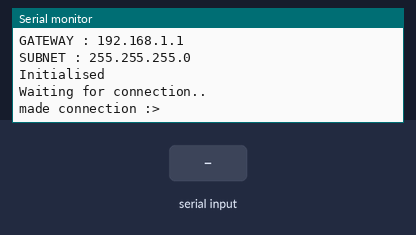
The sketch below on a simulated Arduino Leonardo, built with avr-gcc and run on an emulated ATmega32U4. Parts: the last lines printed to the serial monitor. Inputs (shaded band) come from the test bench. WiFi joins after 1.5 s; servers stay silent unless stated; uploads are accepted with an empty reply.

Above: at 1.4 s.
1.5 s: "1" received over the second serial link
At 2.3 s:
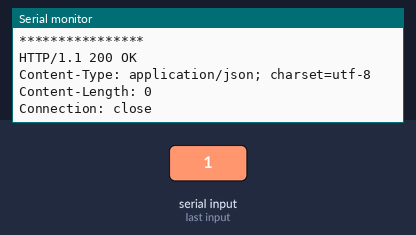
3.0 s: "0" received over the second serial link
At 3.21 s:
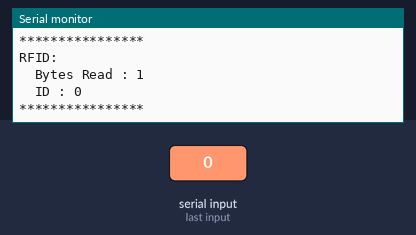
4.5 s: "2" received over the second serial link
At 4.71 s:
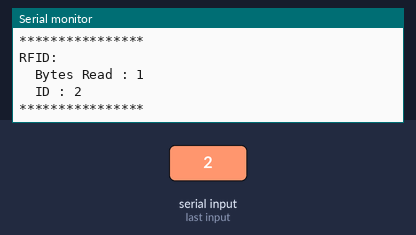

Measured:
- after the input at 1.5 s, the serial monitor: prints a new line at once (image 1)
- after the input at 3.0 s, the serial monitor: prints a new line at once (image 2)
- after the input at 4.5 s, the serial monitor: prints a new line at once (image 3)

The sketch:

accessControl_AR.ino
```cpp
#include <SD.h>

#include <GSM.h>
#include <LiquidCrystal.h>
#include <SPI.h>
#include <Ethernet.h>


/*
 * accessControl_AR.ino
 *
 * Created: 5/8/2015 5:20:20 AM
 * Author: Ajinkya
 */
#include "RFID.h"
#include "wiznet.h"


wiznet ether;
EthernetClient client;
void setup()
{

	  /* add setup code here, setup code runs once when the processor starts */
	  Serial.begin(9600);
	  RFID::init();
	  ether.init();

	   Serial.println("Initialised");
	 // RFID::init();d
	 Serial.println("Waiting for connection..");
	 while(client.connect("10.3.192.78",8080)!=1);
	 Serial.println("made connection :>");
	 client.stop();

}
RFID::id rfid;
void loop()
{
		//wait for first connection  is made :>
		//loop {
		//if rfid is read , transmit a request;
		//		if connection  problem print :connection problem
		//look for response while client is connected.
		//print response	}

		RFID::getID(rfid);
		if(rfid.isValid==true)
		{
			String data="id="+String(rfid.buf);
			client.connect("10.3.192.78",8080);
			client.print("GET /usingphp.php?");client.print(data);client.println(" HTTP/1.1");
			client.println("Host: 10.3.192.78");
			client.println("Connection: close");
			client.println();
			while(client.connected())
			{
				if(client.available())
				{
					Serial.print((char)(client.read()));
				}
			}
			client.stop();
		}
		else
		{
			//Serial.println("rfid data not read");
		}
}
```

RFID.cpp
```cpp
/*
 * RFID.cpp
 *
 * Created: 08-05-2015 05:59:03 AM
 *  Author: Ajinkya
 */

#ifndef  RFID_CPP_
#define  RFID_CPP_


#include "RFID.h"

bool RFID::init(void)
{

	return true;	//no initialisation sequence for RFID

}

bool RFID::getID(id& rfid)
{
	Serial1.begin(9600);
	Serial1.setTimeout(20);	//set  delay between timeout
	int bytesRead=Serial1.readBytes(rfid.buf,12);
	rfid.buf[13]=0;	//append 0 for string

	if(bytesRead>0)
	{
		rfid.isValid=true;
		Serial.println("****************");
		Serial.println("RFID: ");
		Serial.print("\tBytes Read : ");Serial.println(bytesRead);
		Serial.print("\tID : ");Serial.println(rfid.buf);
		Serial.println("****************");
		return true;
	}
	else
	{
		rfid.isValid=false;
		//Serial.println("rfid Read Timeout");
		return false;
	}

}


#endif
```

RFID.h
```cpp
/*
 * RFID.h
 *
 * Created: 08-05-2015 05:58:32 AM
 *  Author: Ajinkya
 */

#include <arduino.h>
#ifndef RFID_H_
#define RFID_H_
//uses Serial1
namespace RFID{
	struct id{
		char buf[13];
		bool isValid;
		};
	bool init(void);
	bool getID(id& rfid);

};


#endif /* RFID_H_ */
```

SIM.cpp
```cpp
/*
 * SIM.cpp
 *
 * Created: 08-05-2015 05:05:01 PM
 *  Author: Ajinkya
 */
#ifndef SIM_CPP_
#define SIM_CPP_

#include "SIM.h"

#endif
```

SIM.h
```cpp
/*
 * SIM.h
 *
 * Created: 08-05-2015 05:04:50 PM
 *  Author: Ajinkya
 */


#ifndef SIM_H_
#define SIM_H_
#include <GSM.h>
namespace SIM{
	bool init(void);
};


#endif /* SIM_H_ */
```

memory.cpp
```cpp
/*
 * memory.cpp
 *
 * Created: 11-05-2015 10:44:22 PM
 *  Author: Ajinkya
 */
#ifndef MEMORY_CPP
#define MEMORY_CPP


#endif
```

wiznet.cpp
```cpp
/*
 * wiznet.cpp
 *
 * Created: 08-05-2015 03:00:04 PM
 *  Author: Ajinkya
 */

#ifndef WIZNET_CPP_
#define WIZNET_CPP_

#include "wiznet.h"
//*******************************************
//modify the Following accordingly:

/*MAC ADDRESS OF THE ETHERNET SHIELD*/
byte mac[]={0xDE, 0xAD, 0xBE, 0xEF, 0xFE, 0xED };

/*IP Address of this Device : Default IP Address if DHCP Fails */
IPAddress ip(10,3,192,177);

/*DNS Server, Gateway, Subnet Mask */
IPAddress dnsip(10,200,1,11);
IPAddress gateway(10,3,200,250);
IPAddress subnet(255,255,224,0);

//ethernet client
///EthernetClient client;

//Server & Port to make contact
char server[] = "www.page.com";
//comment above and uncomment following if server's ip address is given
//IPAddress server(10,3,0,2);
uint16_t port=80;


//*********************************************************
bool wiznet::init()
{
	//initialise using manual settings
	Serial.println("Initialising Ethernet...");
	Ethernet.begin(mac,ip,dnsip,gateway,subnet);
	//display relevant information : serial
	Serial.print("MAC : ");	serialPrintMAC(mac);
	Serial.print("IP : ");	Serial.println(Ethernet.localIP());
	Serial.print("DNS : ");	Serial.println(Ethernet.dnsServerIP());
	Serial.print("GATEWAY : ");	Serial.println(Ethernet.gatewayIP());
	Serial.print("SUBNET : ");	Serial.println(Ethernet.subnetMask());


}
void wiznet::serialPrintMAC(byte mac[6])
{
	for(char i=0;i<5;i++)
	{
		Serial.print(mac[i],HEX);
		Serial.print(":");
	}
	Serial.println(mac[5]);
}


#endif
```

wiznet.h
```cpp
/*
 * wiznet.h
 *
 * Created: 08-05-2015 03:00:20 PM
 *  Author: Ajinkya
 */


#ifndef WIZNET_H_
#define WIZNET_H_

#include <Ethernet.h>


class wiznet{
	public:
		bool init();
		void serialPrintMAC(byte mac[6]);


};


#endif /* WIZNET_H_ */
```

lcd.cpp
```cpp
/*
 * lcd.cpp
 *
 * Created: 08-05-2015 04:00:54 PM
 *  Author: Ajinkya
 */
#ifndef LCD_CPP
#define LCD_CPP

#include "lcd.h"

#endif
```

lcd.h
```cpp
/*
 * lcd.h
 *
 * Created: 08-05-2015 04:01:22 PM
 *  Author: Ajinkya
 */


#ifndef LCD_H_
#define LCD_H_
#include <LiquidCrystal.h>
class LCD:public LiquidCrystal
{
	public:

	};

#endif /* LCD_H_ */
```
